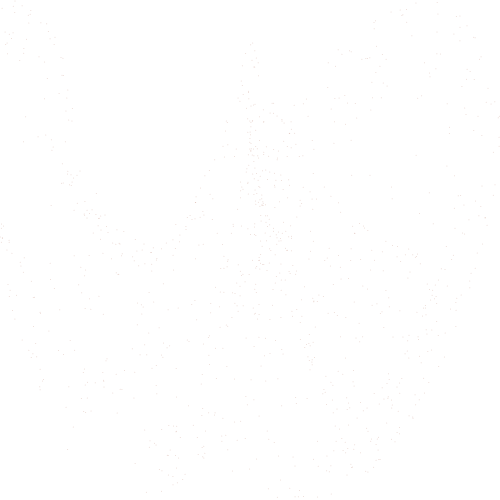
Frame 1 (no input)
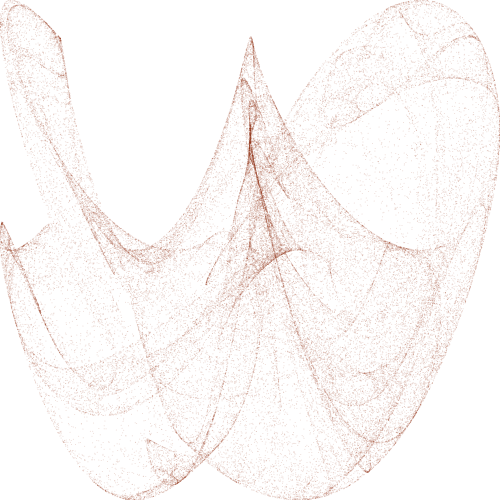
Frame 60 (no input)
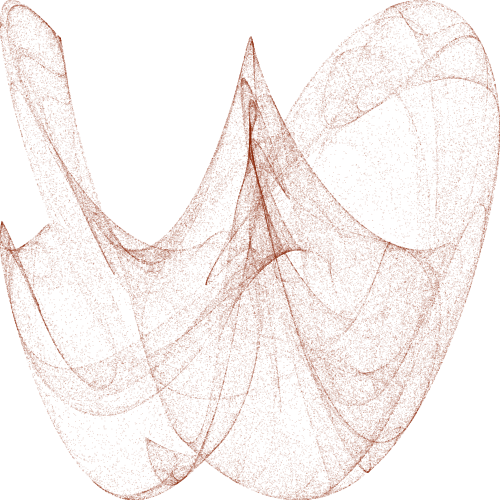
Frame 120 (the mouse pressed at the canvas centre since frame 60)

The p5.js sketch that drew these frames (run headless with seeded random() and noise() and a simulated clock; from frame 60 on, the mouse is pressed at the canvas centre):

// p5.js sketch
// ── sketch.js
// form https://www.skillshare.com/classes/Creating-Abstract-Art-With-JavaScript-And-P5.js/1658349438?

let a = 1.4,
  b = -2.1,
  c = 2.8,
  d = -2.5
let x = 1
let y = 1
var aSlider, bSlider, cSlider, dSlider
var oldScaledX = -1
var oldScaledY = -1


function setup() {
  aSlider = createSlider(-3, 3, a, 0.01)
  bSlider = createSlider(-3, 3, b, 0.01)
  cSlider = createSlider(-3, 3, c, 0.01)
  dSlider = createSlider(-3, 3, d, 0.01)
  const myButton = createButton('redraw')
  myButton.mousePressed(() => {
    a = aSlider.value()
    b = bSlider.value()
    c = cSlider.value()
    d = dSlider.value()
    background('white')
  })
  createCanvas(500, 500)
  background('white')
  stroke(150, 50, 20, 50)
}

function draw() {
  for (let i = 0; i < 1000; i++) {
    let oldX = x
    let oldY = y
    x = sin(a * oldY) + cos(b * oldX)
    y = sin(c * oldX) + cos(d * oldY)
    const scaledX = map(x, -2, 2, 0, width)
    const scaledY = map(y, -2, 2, 0, height)
    point(scaledX, scaledY)
  }
}
